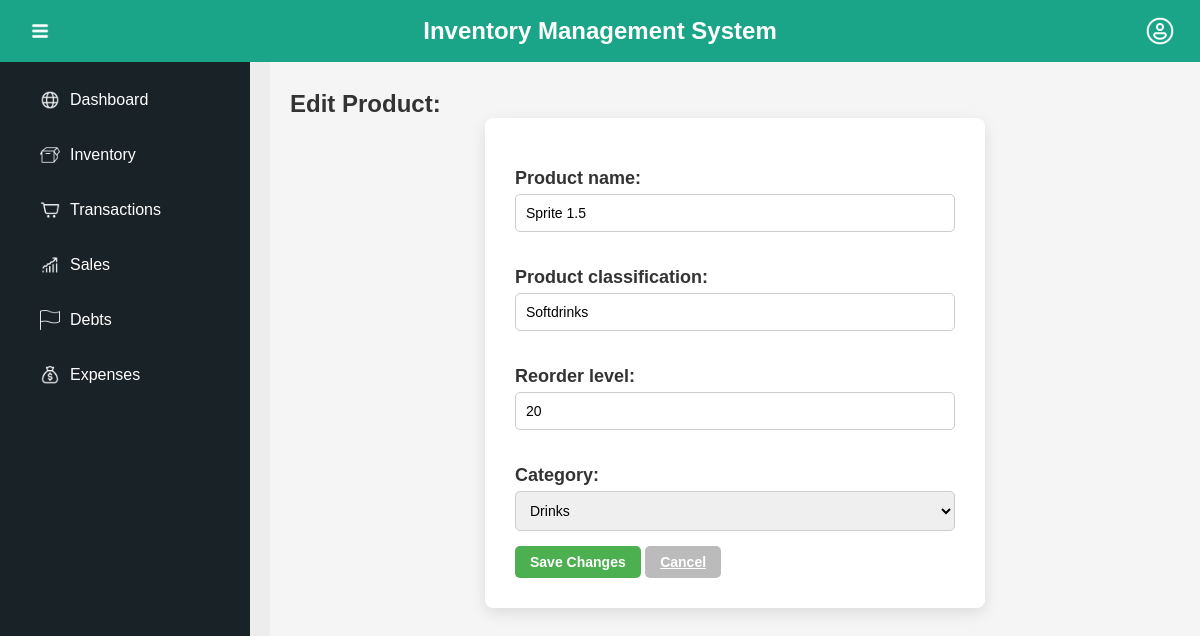
The page /inventory/edit_product/2/ on the database its author committed.
### ProductManagement_APP/models.py (models this page shows, shortened)
class Product(models.Model):
    product_id = models.AutoField(primary_key=True)
    product_name = models.CharField(max_length=255, unique=True)
    product_classification = models.CharField(max_length=100)
    reorder_level = models.IntegerField()
    category = models.ForeignKey(Category, on_delete=models.CASCADE)

### ProductManagement_APP/views.py (the view)
# urls.py: path('edit_product/<int:product_id>/', views.edit_product, name='edit_product'),
def edit_product(request, product_id):
    product = get_object_or_404(Product, product_id=product_id)
    if request.method == 'POST':
        product_form = ProductForm(request.POST, instance=product)
        if product_form.is_valid():
            product_form.save()
            return redirect('ProductManagement_APP:inventory_list')
    else:
        product_form = ProductForm(instance=product)
    return render(request, 'inventory/edit_product.html', {'product_form': product_form})

### ProductManagement_APP/forms.py
class ProductForm(forms.ModelForm):
    class Meta:
        model = Product
        fields = ['product_name', 'product_classification', 'reorder_level', 'category']

### ProductManagement_APP/models.py (called while the page is built)
    def __str__(self):
        return self.name

### ProductManagement_APP/templates/inventory/edit_product.html (shortened to what this page needs)
{% extends 'MGSariSari_Inventory/base.html' %}
{% block content %}
    <h2>Edit Product: {{ product.product_name }}</h2>
    <form method="POST" class="form">
        {{ product_form.as_p }}
        <button type="submit" class="button save">Save Changes</button>
        <a href="{% url 'ProductManagement_APP:inventory_list' %}" class="button cancel">Cancel</a>
    </form>
{% endblock %}

### MGSariSari_Inventory/static/css/dashboard.css (style rules this page uses)
* { margin: 0; padding: 0; box-sizing: border-box; font-family: Arial, sans-serif; }
body, html { height: 100%; width: 100%; overflow: hidden; }
.main-content p { font-size: 18px; color: #20282c; margin-top: 20px; }

### ProductManagement_APP/static/inventory/dashboard.css (style rules this page uses)
* { margin: 0; padding: 0; box-sizing: border-box; font-family: Arial, sans-serif; }
body, html { height: 100%; width: 100%; overflow: hidden; }
.main-content p { font-size: 18px; color: #20282c; margin-top: 20px; }

### ProductManagement_APP/static/inventory/inventory.css (style rules this page uses)
* { margin: 0; padding: 0; box-sizing: border-box; }
body { display: flex; font-family: 'Arial', sans-serif; color: #333; background-color: #f5f5f5; margin: 0; }
.button { padding: 8px 15px; border: none; border-radius: 5px; cursor: pointer; font-size: 14px; font-weight: bold; background-color: #5cb6a4; color: #FFF; transition: background-color 0.3s; }
label { font-weight: bold; color: #333; margin-right: 10px; }
.form { max-width: 500px; margin: 0 auto; padding: 30px; background-color: #fff; border-radius: 8px; box-shadow: 0px 5px 15px rgba(0, 0, 0, 0.1); }
.form label { font-weight: bold; display: block; margin-bottom: 5px; color: #333; }
.form input[type="text"], .form input[type="number"], .form select { width: 100%; padding: 10px; margin-bottom: 15px; border: 1px solid #ccc; border-radius: 5px; font-size: 14px; }
.save { background-color: #4CAF50; color: white; }
.cancel { background-color: #bbb; }

### MGSariSari_Inventory/templates/MGSariSari_Inventory/base.html (style rules this page uses)
body { font-family: Arial, sans-serif; background-color: #f5f5f5; margin: 0; padding: 0; }

### rows shown on the page
Product: product_name "Sprite 1.5", product_classification "Softdrinks", reorder_level "20", category "Drinks"
